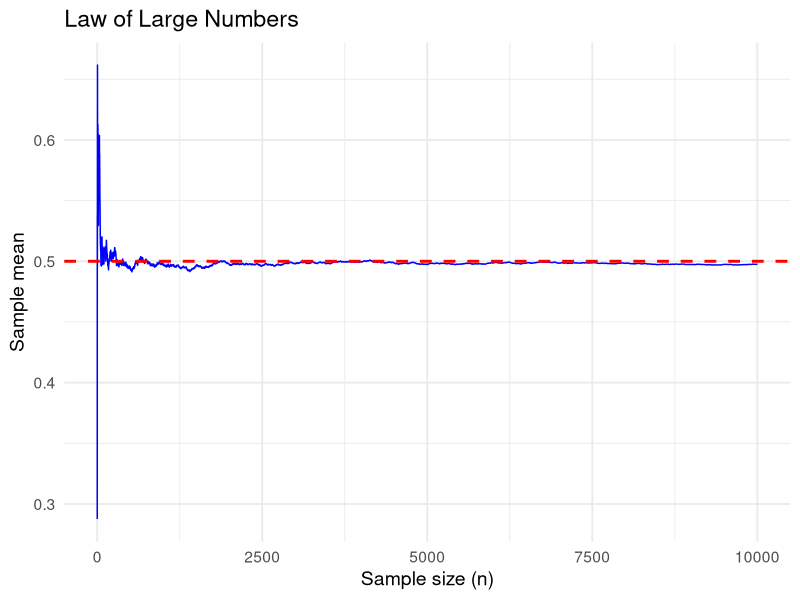
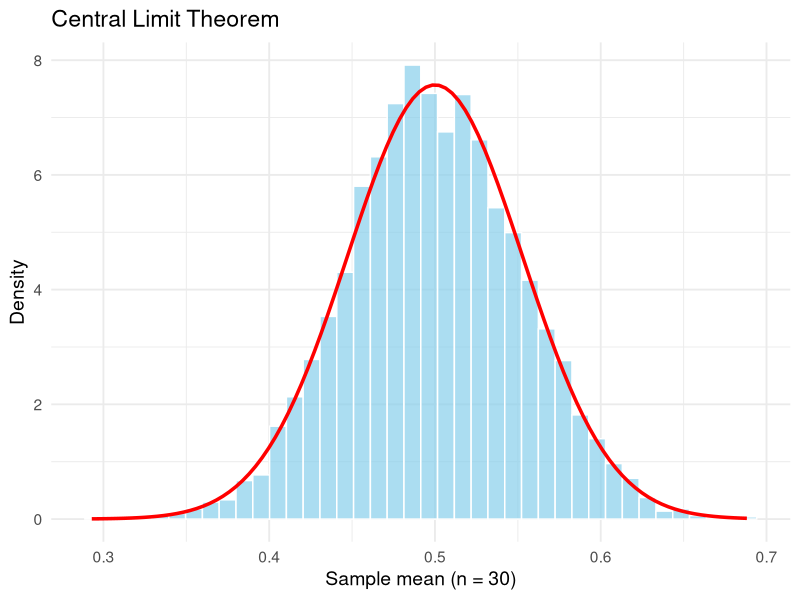

These charts were generated, in order, by the following R code:
## ---- chunk 1
#| echo: false
#| eval: true

library(tidyverse)
set.seed(123)                    # reproducibility
n <- 10000                       # total number of draws
x <- runif(n, min = 0, max = 1)  # random draws from Uniform(0,1)

true_mean <- 0.5                 # theoretical mean of U(0,1)

# compute cumulative means
cum_means <- cumsum(x) / (1:n)

df <- data.frame(
  n = 1:n,
  cum_mean = cum_means
)

# Plot convergence
ggplot(df, aes(x = n, y = cum_mean)) +
  geom_line(color = "blue") +
  geom_hline(yintercept = true_mean, color = "red", linetype = "dashed", linewidth = 1) +
  labs(
    title = "Law of Large Numbers",
    x = "Sample size (n)",
    y = "Sample mean"
  ) +
  theme_minimal(base_size = 14)
## ---- chunk 2
library(ggplot2)

set.seed(123)

# Parameters
n <- 30              # sample size per experiment
n_sim <- 5000        # number of simulations

# Repeat experiments: sample from Uniform(0,1), compute sample mean
means <- replicate(n_sim, mean(runif(n, 0, 1)))

df_means <- data.frame(sample_mean = means)

true_mean <- 0.5
true_sd <- 1 / sqrt(12)           # SD of U(0,1)
se <- true_sd / sqrt(n)           # standard error of sample mean

# Plot distribution of sample means
ggplot(df_means, aes(x = sample_mean)) +
  geom_histogram(aes(y = ..density..), bins = 40,
                 fill = "skyblue", color = "white", alpha = 0.7) +
  stat_function(fun = dnorm,
                args = list(mean = true_mean, sd = se),
                color = "red", size = 1.2) +
  labs(
    title = "Central Limit Theorem",
    x = "Sample mean (n = 30)",
    y = "Density"
  ) +
  theme_minimal(base_size = 14)
## ---- chunk 3
#| echo: true
#| eval: true

library(dplyr); library(purrr); library(tibble)
set.seed(1)                  # Fix random seed for reproducibility
R <- 1000                    # Number of Monte Carlo replicates
N_h <- c(4000,3000,3000)     # Stratum population sizes (3 strata)
H <- length(N_h)             # Number of strata
N <- sum(N_h)                # Total population size

# Create artificial stratified population. Each unit belongs to a stratum h = 1, 2, or 3. Each stratum has its own mean and standard deviation
pop <- tibble(h = rep(1:H, times = N_h)) %>%
  mutate(y = case_when(
    h==1 ~ rnorm(n(), 50, 10),   # Stratum 1: mean = 50, sd = 10
    h==2 ~ rnorm(n(), 60, 20),   # Stratum 2: mean = 60, sd = 20
    h==3 ~ rnorm(n(), 55, 12)    # Stratum 3: mean = 55, sd = 12
  ))

true_mean <- mean(pop$y)     # True population mean across all strata

#Define simulation function 
simulate_alloc <- function(allocation = "prop", n = 600){
  W_h <- N_h / N             # Stratum weights (population proportions)
  
  # ---- Sample size allocation ----
  if(allocation=="prop") 
    n_h <- round(n * W_h)    # Proportional allocation: n_h ∝ N_h
  
  if(allocation=="neyman"){
    # Neyman allocation: n_h ∝ N_h * sigma_h
    s_h <- pop %>% group_by(h) %>% summarise(s = sd(y)) %>% pull(s)
    n_h <- round(n * (N_h * s_h)/sum(N_h * s_h))
  }
  
  # ---- Step 3: Monte Carlo loop ----
  res <- map_dfr(1:R, function(i) {
    #  Stratified sample: correct stratum-specific sample sizes
    samp <- pop %>%
      split(pop$h) %>%
      map2(n_h, ~ slice_sample(.x, n = .y)) %>%
      bind_rows()
    
    # Stratified mean estimator
    ybar_st <- samp %>% 
      group_by(h) %>%
      summarise(m = mean(y)) %>%
      ungroup() %>%
      mutate(W = N_h / N,
             ybar_st = m* W) %>%
      pull(ybar_st)
    
    tibble(ybar = ybar_st)   # Return one estimate per replicate
  })
  
  res  # Return all Monte Carlo estimates
}

# Run simulations for both allocation rules
res_prop   <- simulate_alloc("prop")     # Proportional allocation
res_neyman <- simulate_alloc("neyman")   # Neyman allocation
